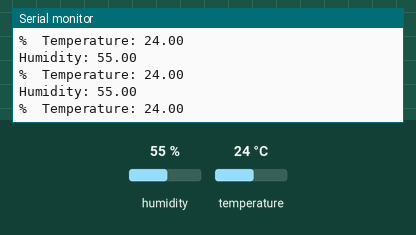
Recording of a sketch running on a simulated Arduino Uno, built with avr-gcc and run on an emulated ATmega328P. Parts: the last lines printed to the serial monitor. The test bench sets the inputs (shaded band); at power-on: humidity 55 %, temperature 24 °C.

Above: at 2.8 s.
2.9 s: humidity set to 22 %
At 5.5 s:
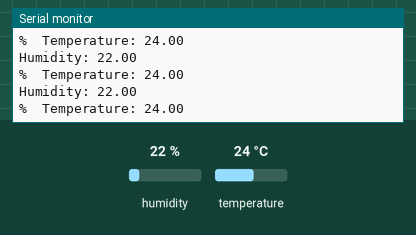
5.6 s: temperature set to 12 °C
At 7.5 s:
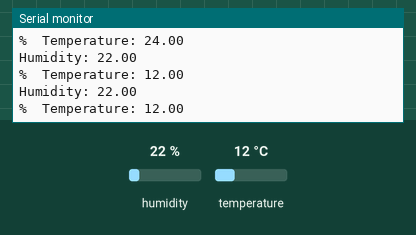
8.3 s: humidity set to 40 %
At 11.0 s:
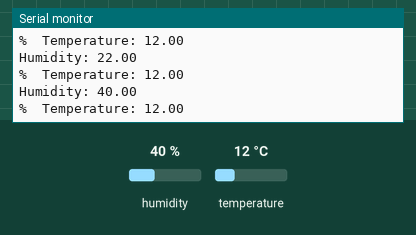
Timing chart, 0 to 12.5 s (numbered marks = the images above; inputs shaded):
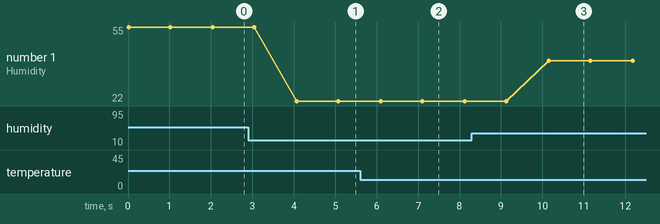

The sketch:

dhtsensor.ino
```cpp
// Example testing sketch for various DHT humidity/temperature sensors
// Written by ladyada, public domain

// REQUIRES the following Arduino libraries:
// - DHT Sensor Library: https://github.com/adafruit/DHT-sensor-library
// - Adafruit Unified Sensor Lib: https://github.com/adafruit/Adafruit_Sensor

#include "DHT.h"

#define DHTPIN 8     // Digital pin connected to the DHT sensor
// Feather HUZZAH ESP8266 note: use pins 3, 4, 5, 12, 13 or 14 --
// Pin 15 can work but DHT must be disconnected during program upload.

// Uncomment whatever type you're using!
#define DHTTYPE DHT11   // DHT 11
//#define DHTTYPE DHT22   // DHT 22  (AM2302), AM2321
//#define DHTTYPE DHT21   // DHT 21 (AM2301)

// Connect pin 1 (on the left) of the sensor to +5V
// NOTE: If using a board with 3.3V logic like an Arduino Due connect pin 1
// to 3.3V instead of 5V!
// Connect pin 2 of the sensor to whatever your DHTPIN is
// Connect pin 3 (on the right) of the sensor to GROUND (if your sensor has 3 pins)
// Connect pin 4 (on the right) of the sensor to GROUND and leave the pin 3 EMPTY (if your sensor has 4 pins)
// Connect a 10K resistor from pin 2 (data) to pin 1 (power) of the sensor

// Initialize DHT sensor.
// Note that older versions of this library took an optional third parameter to
// tweak the timings for faster processors.  This parameter is no longer needed
// as the current DHT reading algorithm adjusts itself to work on faster procs.
DHT dht(DHTPIN, DHTTYPE);

void setup() {
  Serial.begin(9600);
  Serial.println(F("DHTxx test!"));

  dht.begin();
}

void loop() {
  // Wait a few seconds between measurements.

  // Reading temperature or humidity takes about 250 milliseconds!
  // Sensor readings may also be up to 2 seconds 'old' (its a very slow sensor)
  float h = dht.readHumidity();
  // Read temperature as Celsius (the default)
  float t = dht.readTemperature();
  // Read temperature as Fahrenheit (isFahrenheit = true)
//  float f = dht.readTemperature(true);

  // Check if any reads failed and exit early (to try again).
  if (isnan(h) || isnan(t)) {
    Serial.println(F("Failed to read from DHT sensor!"));
    return;
  }

  // Compute heat index in Fahrenheit (the default)
//  float hif = dht.computeHeatIndex(f, h);
  // Compute heat index in Celsius (isFahreheit = false)
//  float hic = dht.computeHeatIndex(t, h, false);

  Serial.print(("Humidity: "));
  Serial.println(h);
  Serial.print(("%  Temperature: "));
  Serial.println(t);
  delay(1000);
//  Serial.print(F("°C "));
//  Serial.print(f);
//  Serial.print(F("°F  Heat index: "));
//  Serial.print(hic);
//  Serial.print(F("°C "));
//  Serial.print(hif);
//  Serial.println(F("°F"));
}
```

Measured:
- after the input at 2.9 s, the serial monitor: prints a new line after 1.2 s (image 1)
- after the input at 5.6 s, the serial monitor: prints a new line after 0.52 s (image 2)
- after the input at 8.3 s, the serial monitor: prints a new line after 1.9 s (image 3)
- plotted number 1: 55 → 22 after the input at 2.9 s, 22 → 40 after the input at 8.3 s
